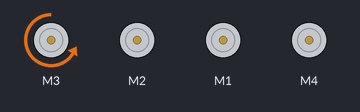
Recording of a sketch running on a simulated Arduino Uno, built with avr-gcc and run on an emulated ATmega328P. Parts: 4 × DC motor (green arrow = forward, orange = backward, longer = faster).

Above: at 0.1 s.
At 3.1 s:
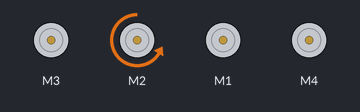
At 8.6 s:
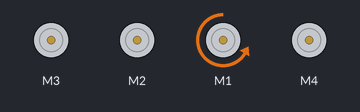
At 15.0 s:
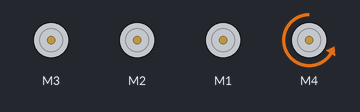
At 23.3 s:
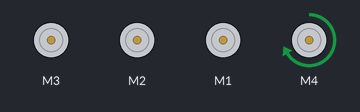
At 34.1 s:
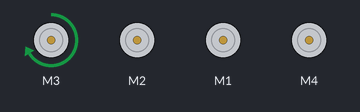
Timing chart, 0 to 40.0 s (numbered marks = the images above):
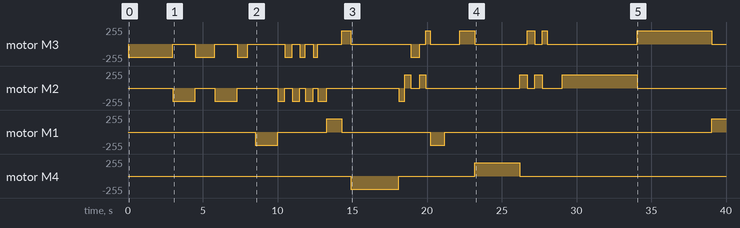

The sketch:

the-one.ino
```cpp
#include <AFMotor.h> // Uses addafruit custom library to control the motor shield
#include <Servo.h> //was for opening mechanism. did not use.
//potentiometer feedback not used due to various issues making them work with the OWi.
// Declaring motors for the motor shield
AF_DCMotor claw(1);
AF_DCMotor elbow(2);
AF_DCMotor arm(3);
AF_DCMotor base(4);


void setup() {
  Serial.begin(9600); // set up Serial library at 9600 bps

  //step 1: grap kcup
  grabCup();
  //step 2: move kcup
  moveCup();
  //step 3: reset to original position
  reset();
  //*/
}

/*  Function Name: reset()
 *  Description: This function performs step 3 of the robot movement which moves the OWI
 *  back to its original position so that it can be used again
 *
 */
 void reset() {
  resetStepTwo();
  resetStepOne();
 }

/*  Function Name: moveCup()
 *  Description: This function performs step 2 of the robot movement which moves the kcup
 *  to the side where the opening for the kcup will be
 */
void moveCup() {
  //step 2
  //2a. move kcup into kmachine
  baseL(3200);
  elbowup(400);    elbowdn(400);
  armdn(600);     elbowdn(400);
  armup(300);
  //elbowup(400);   armdn(300);
  //elbowup(400);
  openc(1000);
}

/*  Function Name: grabCup()
 *  Description: This function performs step 1 of the robot movement which moves the OWI
 *  arm forward and grabs the kcup.
 */
void grabCup() {
  //1a. forward motion to go to kcup position
  armdn(3000);
  elbowup(1500);
  armdn(1300);
  elbowup(1500);
  armdn(700);
  //1b. forward motion to grab kcup
  delay(500);
  openc(1500);
  elbowup(500);   armdn(500);
  elbowup(500);   armdn(350);
  elbowup(550);   armdn(300);
  elbowup(600);
  //1c. grab and lift kcup
  closec(1000);
  armup(600);
}

void resetStepOne() {
  delay(1000);
  //1d. reverse step 1b to get back into starting position
  elbowdn(5000);
  armup(5000);
  closec(2000);
}

void resetStepTwo() {
  //2b. reverse 2a
  delay(1000);
  armup(1000);
  baseR(3000);
  elbowdn(500);   armup(500);
  elbowdn(500);   armup(350);
}


void loop() {

}

//Function created to control the robot. They used the adafruit library custom digital write functions
// The controls are based on a timer set up that allows the motor to run for a decided amount of time before being turned off

//Controls left shoulder up movement
void armup(int timeset){
arm.run(FORWARD);
arm.setSpeed(200);
delay(timeset);
arm.run(RELEASE);}

void armdn(int timeset){
arm.run(BACKWARD);
arm.setSpeed(200);
delay(timeset);
arm.run(RELEASE);}

void baseL(int timeset){
base.run(BACKWARD);
base.setSpeed(200);
delay(timeset);
base.run(RELEASE);}

void baseR(int timeset){
base.run(FORWARD);
base.setSpeed(200);
delay(timeset);
base.run(RELEASE);}

void openc(int timeset){
claw.run(BACKWARD);
claw.setSpeed(200);
delay(timeset);
claw.run(RELEASE);}

void closec(int timeset){
claw.run(FORWARD);
claw.setSpeed(200);
delay(timeset);
claw.run(RELEASE);}

void elbowdn(int timeset){
elbow.run(FORWARD);
elbow.setSpeed(200);
delay(timeset);
elbow.run(RELEASE);}

void elbowup(int timeset){
elbow.run(BACKWARD);
elbow.setSpeed(200);
delay(timeset);
elbow.run(RELEASE);}


//}


//Universal Stop
  void STOP(void){
    //Just sets the speed of all motors to zero
    elbow.run(RELEASE);
    claw.run(RELEASE);
    base.run(RELEASE);
    arm.run(RELEASE);


 /* base.setSpeed(0);
  elbow.setSpeed(0);
  arm.setSpeed(0);
  claw.setSpeed(0);*/
  delay(1000);
}
```

Measured:
- by itself, motor M4: stopped → backward 200/255 at 14.9 s, → stopped 3.2 s later, → forward 200/255 5.1 s later, → stopped 3.0 s later
- by itself, motor M1: stopped → backward 200/255 at 8.5 s, → stopped 1.5 s later, → forward 200/255 3.3 s later, → stopped 1.0 s later, … (7 changes in this stretch)
- by itself, motor M2: stopped → backward 200/255 at 3.0 s, → stopped 1.5 s later, → backward 200/255 1.3 s later, → stopped 1.5 s later, … (23 changes in this stretch)
